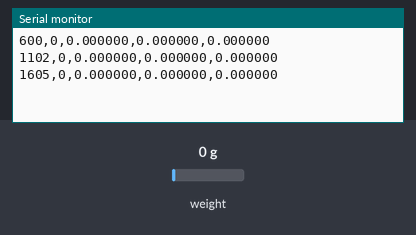
The sketch below on a simulated Arduino Uno, built with avr-gcc and run on an emulated ATmega328P. Shown: the last lines printed to the serial monitor. The inputs (shaded band) are chosen by the test bench; at power-on: weight on the scale 0 g.

Above: at 1.9 s.
2.0 s: weight on the scale set to 100 g
At 2.5 s:
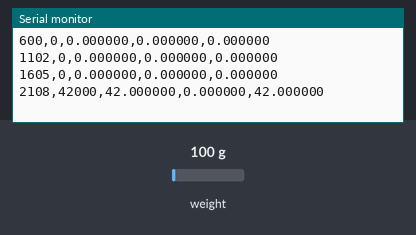
3.5 s: weight on the scale set to 1250 g
At 4.0 s:
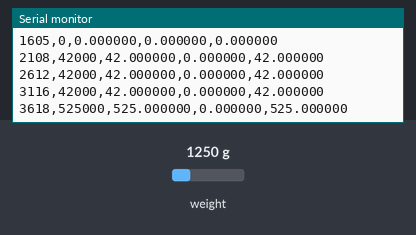
Timing chart, 0 to 6.5 s (numbered marks = the images above; inputs shaded):
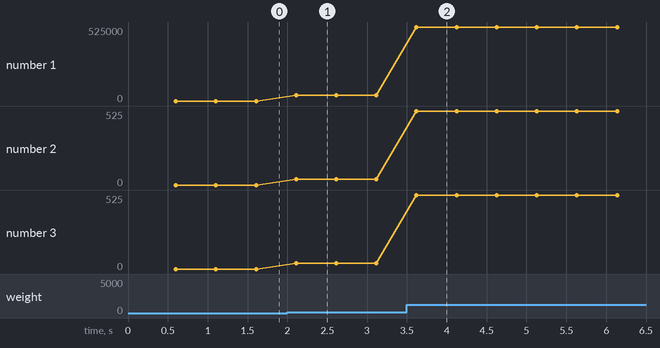

Measured:
- after the input at 2.0 s, the serial monitor: prints a new line after 0.11 s (image 1)
- after the input at 3.5 s, the serial monitor: prints a new line after 0.12 s (image 2)
- plotted number 1: 0 → 42000 after the input at 2.0 s, 42000 → 525000 after the input at 3.5 s
- plotted number 2: 0 → 42 after the input at 2.0 s, 42 → 525 after the input at 3.5 s
- plotted number 3: 0 → 42 after the input at 2.0 s, 42 → 525 after the input at 3.5 s

The sketch:

HX711_CreepMonitor.ino
```cpp
#include <HX711.h>

#ifndef BB_DOUT_PIN
#define BB_DOUT_PIN 4
#endif
#ifndef BB_SCK_PIN
#define BB_SCK_PIN 5
#endif
#ifndef BB_OFFSET_COUNTS
#define BB_OFFSET_COUNTS 0L
#endif
#ifndef BB_COUNTS_PER_NEWTON
#define BB_COUNTS_PER_NEWTON 1000.0f
#endif
#ifndef BB_SAMPLE_INTERVAL_US
#define BB_SAMPLE_INTERVAL_US 100000UL
#endif

HX711 scale;
unsigned long last_us=0, start_ms=0;
float baseline_force=0.0f;
bool baseline_set=false;

void setup(){ Serial.begin(115200); scale.begin(BB_DOUT_PIN,BB_SCK_PIN); start_ms=millis(); }
void loop(){
  unsigned long now=micros(); if((unsigned long)(now-last_us)<BB_SAMPLE_INTERVAL_US) return; last_us=now;
  if(!scale.is_ready()) return;
  long raw=scale.read_average(5); long corrected=raw-BB_OFFSET_COUNTS; float force=corrected/BB_COUNTS_PER_NEWTON;
  if(!baseline_set){ baseline_force=force; baseline_set=true; }
  float delta=force-baseline_force;
  Serial.print(millis()-start_ms); Serial.print(','); Serial.print(raw); Serial.print(','); Serial.print(force,6); Serial.print(','); Serial.print(baseline_force,6); Serial.print(','); Serial.println(delta,6);
}
```
